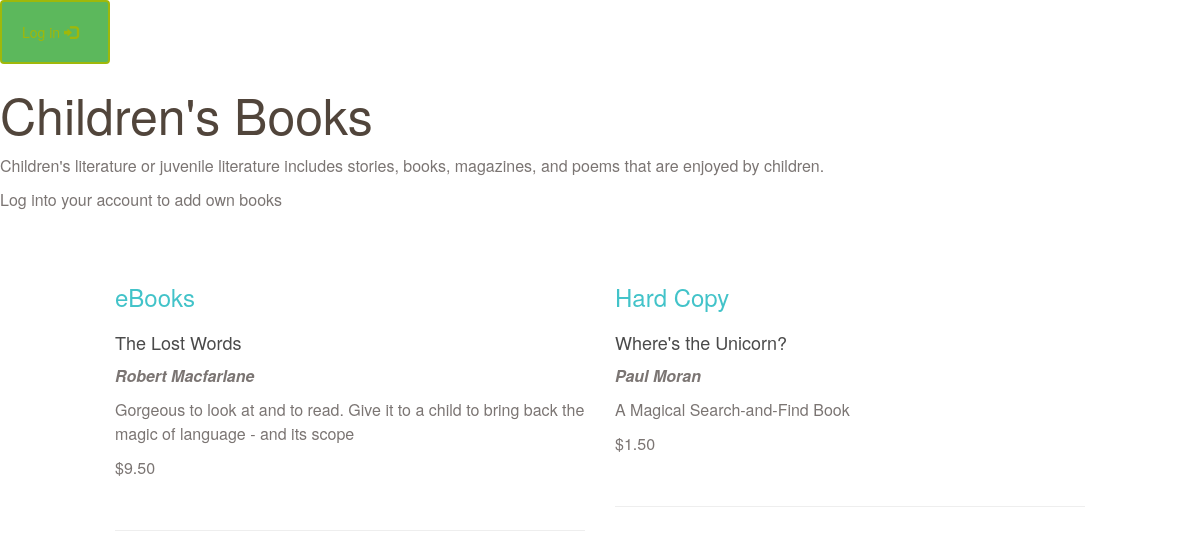
Screenshot of /genres/4/books/ with the database file from the repository.
### db_setup.py (models this page shows, shortened)
class Genre(Base):
	__tablename__ = 'genre'
	name = Column(String(80), nullable = False)
	description = Column(String(250))
	user_id = Column(Integer, ForeignKey('user.id'))
	id = Column(Integer, primary_key = True)
	user = relationship(User)

class BookItem(Base):
	__tablename__ = 'book_item'
	name = Column(String(80), nullable = False)
	id = Column(Integer, primary_key = True)
	author = Column(String(250))
	description = Column(String(250))
	type = Column(String(80), nullable=False)
	price = Column(String(8))
	user_id = Column(Integer, ForeignKey('user.id'))
	genre_id = Column(Integer, ForeignKey('genre.id'))
	genre = relationship(Genre)
	user = relationship(User)

### application.py (the view)
@app.route('/genres/<int:genre_id>/')
@app.route('/genres/<int:genre_id>/books/')
def showBooks(genre_id):
    genre = session.query(Genre).filter_by(id=genre_id).one()
    books = session.query(BookItem).filter_by(genre_id=genre_id).all()
    if 'username' not in login_session:
        state = ''.join(random.choice(string.ascii_uppercase + string.digits)
                        for x in xrange(32))
        login_session['state'] = state
        return render_template('public_books.html', genre=genre, books=books, STATE=state)
    return render_template('books.html', books=books, genre=genre)

### templates/public_books.html (shortened to what this page needs)
<html>
<head>
    <link rel="stylesheet" href="https://maxcdn.bootstrapcdn.com/bootstrap/3.3.7/css/bootstrap.min.css">
    <link rel=stylesheet type=text/css href="static/styles.css">
</head>
<body>
	<button onclick="location.href = '{{url_for('showGenres')}}'" class="btn btn-success">
		Log in <span class="glyphicon glyphicon-log-in"></span>
    </button>
    <div class='pane'>
        <h1>{{ genre.name }} Books</h1>
        <p>{{genre.description}}</p>
        {% if books !=[] %}
        <p> Log into your account to add own books </p>
        <div class="col-md-1"></div>
        <div class="col-md-5">
            <h2>eBooks</h2>
			{% for b in books %}
			{% if b.type == 'eBook' %}
            <h3>{{b.name}}</h3>
            <p><em>{{b.author}}</em></p>
            <p>{{b.description}}</p>
            <p>{{b.price}}</p>
            <br>
            <hr class="my-4">
			{% endif %}
			{% endfor %}
        </div>
        <div class="col-md-5">
            <h2>Hard Copy</h2>
			{% for b in books %}
			{% if b.type == 'hardCopy' %}
            <h3>{{b.name}}</h3>
            <p><em>{{b.author}}</em></p>
            <p>{{b.description}}</p>
            <p>{{b.price}}</p>
            <br>
            <hr class="my-4">
			{% endif %}
			{% endfor %}
        </div>
        {% else %}
        <p>Currently there are no books of this genre.</p>
        {% endif %}
    </div>
</body>
</html>

### static/styles.css (style rules this page uses)
* { font-family: font-family: "Times New Roman", Times, serif; font-weight: 700; box-sizing: border-box; }
h1 { font-size: 50px; color: #51453B; line-height: 60px; font-weight: 300; }
h2 { font-size: 24px; color: #42C3C9; line-height: 29px; }
h3 { font-size: 18px; color: #4A4A4A; line-height: 23px; }
p { font-size: 16px; color: #7B7573; line-height: 24px; font-weight: 400; }
.btn { padding: 20px; margin: 0; border-color: #9FB80A; border-width: 2px; color: #9FB80A;; }
.glyphicon { margin-right: 10px; }

### rows the page displays
Genre: name "Children's", description "Children's literature or juvenile literature includes stories, books, magazines, and poems that are enjoyed by children."
BookItem: name "The Lost Words", author "Robert Macfarlane", description "Gorgeous to look at and to read. Give it to a child to bring back the magic of language - and its scope", price "$9.50"
BookItem: name "Where's the Unicorn?", author "Paul Moran", description "A Magical Search-and-Find Book", price "$1.50"
